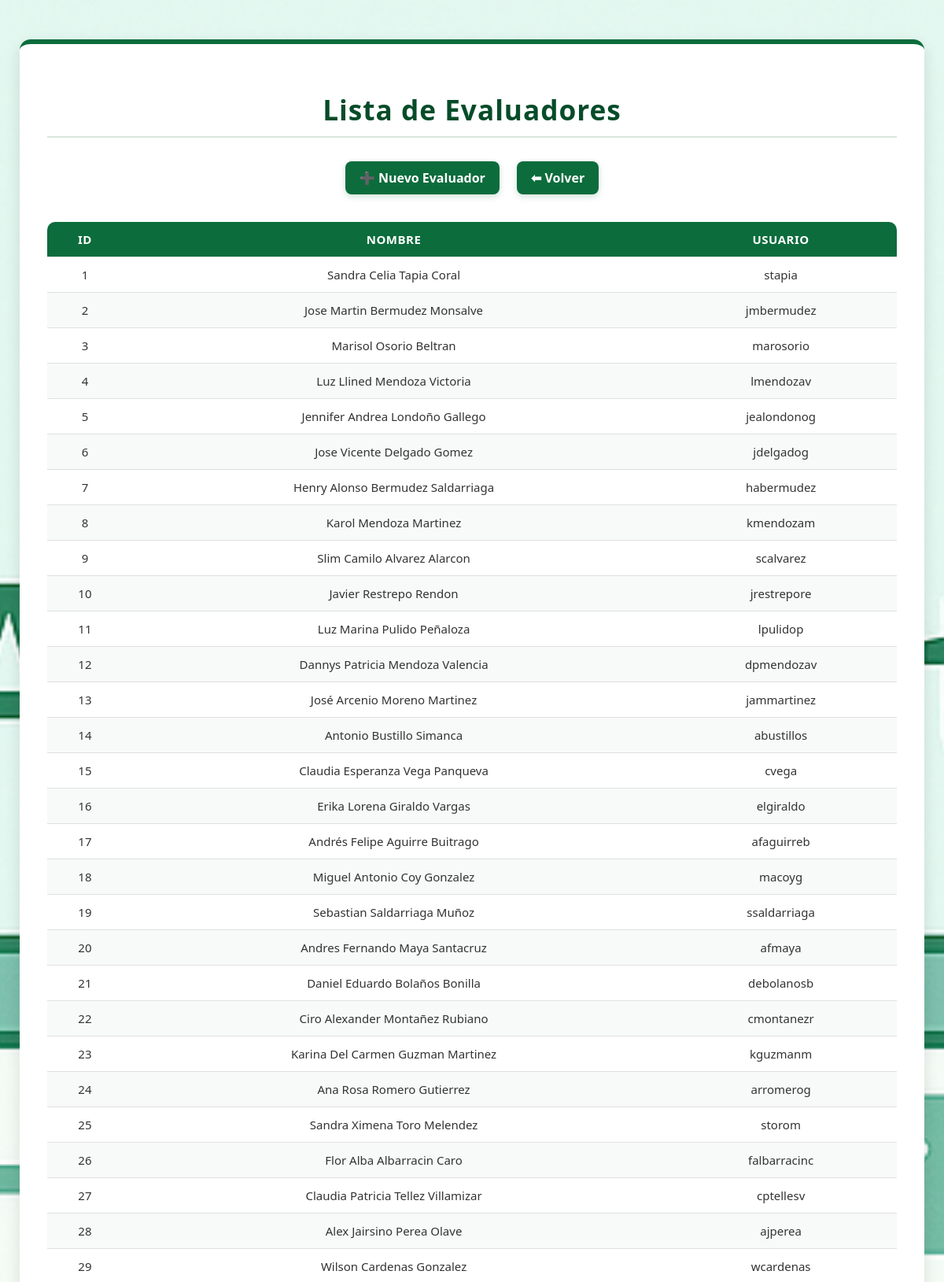
/Views/Admin/ver_evaluadores.php (signed in, upper part), run on the app's committed database.
### tables this page shows
CREATE TABLE `evaluadores` (
  `id_evaluador` int(11) NOT NULL,
  `nombre` varchar(100) NOT NULL,
  `usuario` varchar(50) NOT NULL,
  `contrasena_hash` varchar(255) NOT NULL,
  `correo` varchar(100) DEFAULT NULL,
  `telefono` varchar(20) DEFAULT NULL,
  `cargo` varchar(100) DEFAULT NULL,
  `fecha_registro` timestamp NOT NULL DEFAULT current_timestamp()
);

### Controllers/EvaluadorController.php (called while the page is built, shortened)
<?php
require_once __DIR__ . "/../Models/Evaluador.php";
class EvaluadorController {
    private $model;
    public function __construct() {
        $db = (new Database())->conectar();
        $this->model = new Evaluador($db);
    }
    public function listarEvaluadores() {
        return $this->model->listarEvaluadores();
    }
}
?>

### Models/Evaluador.php (called while the page is built, shortened)
<?php
class Evaluador {
    private $conn;
    private $table = "evaluadores";
    public function __construct($db) {
        $this->conn = $db;
    }
    public function listarEvaluadores() {
        $query = "SELECT id_evaluador, nombre, usuario FROM {$this->table}";
        $stmt = $this->conn->prepare($query);
        $stmt->execute();
        return $stmt->fetchAll(PDO::FETCH_ASSOC);
    }
}
?>

### Views/Admin/ver_evaluadores.php (the view, shortened to what this page needs)
<?php
require_once "../../Controllers/EvaluadorController.php";
$controller = new EvaluadorController();
$evaluadores = $controller->listarEvaluadores();
?>
<!DOCTYPE html>
<html lang="es">
<head>
  <link rel="stylesheet" href="../../assets/css/admin.css">
</head>
<body>
  <div class="admin-container">
    <h1>Lista de Evaluadores</h1>
    <div class="actions">
      <a href="crear_evaluador.php" class="btn">➕ Nuevo Evaluador</a>
      <a href="index.php" class="btn">⬅ Volver</a>
    </div>
    <?php if (!empty($evaluadores)): ?>
      <table>
        <thead>
          <tr>
            <th>ID</th>
            <th>Nombre</th>
            <th>Usuario</th>
          </tr>
        </thead>
        <tbody>
          <?php foreach ($evaluadores as $e): ?>
            <tr>
              <td><?= htmlspecialchars($e['id_evaluador']) ?></td>
              <td><?= htmlspecialchars($e['nombre']) ?></td>
              <td><?= htmlspecialchars($e['usuario']) ?></td>
            </tr>
          <?php endforeach; ?>
        </tbody>
      </table>
    <?php else: ?>
      <p class="error">No hay evaluadores registrados todavía.</p>
    <?php endif; ?>
  </div>
</body>
</html>

### assets/css/admin.css (style rules this page uses)
body { font-family: 'Segoe UI', Arial, sans-serif; background: url('../img/Admin.png') no-repeat center center fixed; background-size: cover; background-attachment: fixed; background-color: #eef2f0; margin: 0; padding: 0; color: #333; }
.admin-container { width: 90%; max-width: 1100px; background-color: #ffffff; margin: 50px auto; padding: 35px; border-radius: 14px; box-shadow: 0 8px 20px rgba(0, 0, 0, 0.12); border-top: 6px solid #0c6c3c; transition: all 0.3s ease; }
.admin-container h1 { text-align: center; color: #064c29; font-size: 2.2em; margin-bottom: 25px; letter-spacing: 1px; border-bottom: 2px solid #d9e7de; padding-bottom: 10px; }
.btn { display: inline-block; padding: 10px 18px; margin: 5px; border-radius: 8px; background-color: #0c6c3c; color: #ffffff; font-weight: 600; text-decoration: none; transition: all 0.3s ease; box-shadow: 0 3px 8px rgba(12, 108, 60, 0.2); }
table { width: 100%; border-collapse: collapse; margin-top: 15px; border-radius: 10px; overflow: hidden; font-size: 15px; background-color: #ffffff; }
th { background-color: #0c6c3c; color: white; font-weight: 600; text-transform: uppercase; letter-spacing: 0.5px; }
td, th { padding: 12px; text-align: center; border-bottom: 1px solid #e0e0e0; }
tr:nth-child(even) { background-color: #f7faf8; }
.actions { display: flex; justify-content: center; flex-wrap: wrap; gap: 12px; margin-bottom: 30px; }

### data on the page
evaluadores: id_evaluador "1", nombre "Sandra Celia Tapia Coral", usuario "stapia"
evaluadores: id_evaluador "2", nombre "Jose Martin Bermudez Monsalve", usuario "jmbermudez"
evaluadores: id_evaluador "3", nombre "Marisol Osorio Beltran", usuario "marosorio"
evaluadores: id_evaluador "4", nombre "Luz Llined Mendoza Victoria", usuario "lmendozav"
evaluadores: id_evaluador "5", nombre "Jennifer Andrea Londoño Gallego", usuario "jealondonog"
evaluadores: id_evaluador "6", nombre "Jose Vicente Delgado Gomez", usuario "jdelgadog"
evaluadores: id_evaluador "7", nombre "Henry Alonso Bermudez Saldarriaga", usuario "habermudez"
evaluadores: id_evaluador "8", nombre "Karol Mendoza Martinez", usuario "kmendozam"
evaluadores: id_evaluador "9", nombre "Slim Camilo Alvarez Alarcon", usuario "scalvarez"
evaluadores: id_evaluador "10", nombre "Javier Restrepo Rendon", usuario "jrestrepore"
evaluadores: id_evaluador "11", nombre "Luz Marina Pulido Peñaloza", usuario "lpulidop"
evaluadores: id_evaluador "12", nombre "Dannys Patricia Mendoza Valencia", usuario "dpmendozav"
evaluadores: id_evaluador "13", nombre "José Arcenio Moreno Martinez", usuario "jammartinez"
evaluadores: id_evaluador "14", nombre "Antonio Bustillo Simanca", usuario "abustillos"
evaluadores: id_evaluador "15", nombre "Claudia Esperanza Vega Panqueva", usuario "cvega"
evaluadores: id_evaluador "16", nombre "Erika Lorena Giraldo Vargas", usuario "elgiraldo"
evaluadores: id_evaluador "17", nombre "Andrés Felipe Aguirre Buitrago", usuario "afaguirreb"
evaluadores: id_evaluador "18", nombre "Miguel Antonio Coy Gonzalez", usuario "macoyg"
evaluadores: id_evaluador "19", nombre "Sebastian Saldarriaga Muñoz", usuario "ssaldarriaga"
evaluadores: id_evaluador "20", nombre "Andres Fernando Maya Santacruz", usuario "afmaya"
evaluadores: id_evaluador "21", nombre "Daniel Eduardo Bolaños Bonilla", usuario "debolanosb"
evaluadores: id_evaluador "22", nombre "Ciro Alexander Montañez Rubiano", usuario "cmontanezr"
evaluadores: id_evaluador "23", nombre "Karina Del Carmen Guzman Martinez", usuario "kguzmanm"
evaluadores: id_evaluador "24", nombre "Ana Rosa Romero Gutierrez", usuario "arromerog"
evaluadores: id_evaluador "25", nombre "Sandra Ximena Toro Melendez", usuario "storom"
evaluadores: id_evaluador "26", nombre "Flor Alba Albarracin Caro", usuario "falbarracinc"
evaluadores: id_evaluador "27", nombre "Claudia Patricia Tellez Villamizar", usuario "cptellesv"
evaluadores: id_evaluador "28", nombre "Alex Jairsino Perea Olave", usuario "ajperea"
evaluadores: id_evaluador "29", nombre "Wilson Cardenas Gonzalez", usuario "wcardenas"
